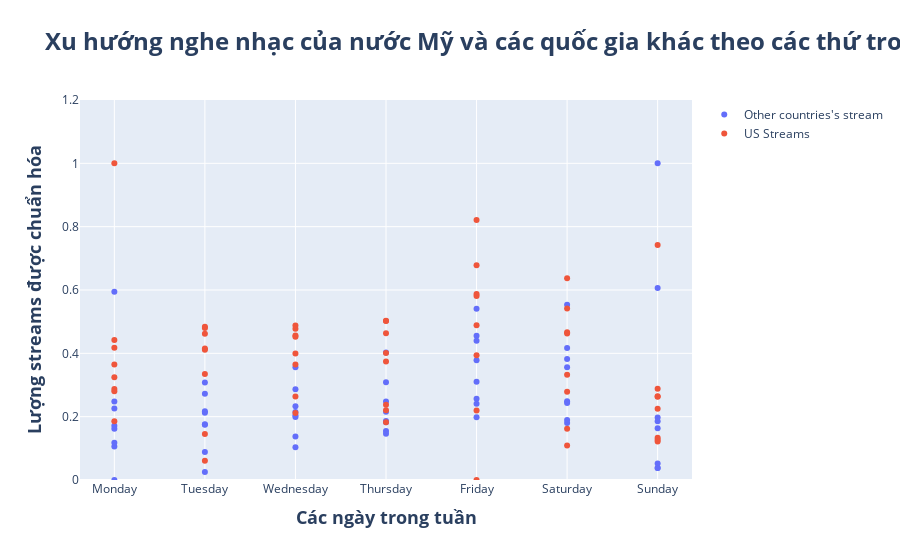

Notebook code for this chart:
### Code cell
import plotly.graph_objects as go
# Tạo figure sử dụng Scatter plot
fig = go.Figure()

# Trực quan dữ liệu ban đầu
fig.add_trace(go.Scatter(
    x=normalized_merged_grouped_by_date_df['DayOfWeek'],
    y=normalized_merged_grouped_by_date_df['Streams'],
    mode='markers',
    name="Other countries's stream"
))

fig.add_trace(go.Scatter(
    x=normalized_merged_grouped_by_date_df['DayOfWeek'],
    y=normalized_merged_grouped_by_date_df['US_Streams'],
    mode='markers',
    name='US Streams'
))

# Thiết lập layout ban đầu
fig.update_layout(
    title={
        'text': '<b>Xu hướng nghe nhạc của nước Mỹ và các quốc gia khác theo các thứ trong tuần trong 8 tuần gần nhất</b>',
        'font': {'size': 24}
    },
    xaxis_title={
        'text': '<b>Các ngày trong tuần</b>',
        'font': {'size': 18}
    },
    yaxis_title={
        'text': '<b>Lượng streams được chuẩn hóa</b>',
        'font': {'size': 18}
    },
    showlegend=True,
    yaxis=dict(range=[0, 1.2])
)

# Thiết lập chức năng zoom
fig.update_xaxes(type="category")
fig.update_yaxes(fixedrange=False)

# Hiển thị biểu đồ
fig.show()

### Figure 1 — Plotly figure (JSON) as saved in the notebook; plotly's stock layout.template omitted (floating-point values rounded to 4 significant figures)
{"data": [{"mode": "markers", "name": "Other countries's stream", "type": "scatter", "x": ["Monday", "Monday", "Monday", "Monday", "Monday", "Monday", "Monday", "Monday", "Tuesday", "Tuesday", "Tuesday", "Tuesday", "Tuesday", "Tuesday", "Tuesday", "Tuesday", "Wednesday", "Wednesday", "Wednesday", "Wednesday", "Wednesday", "Wednesday", "Wednesday", "Wednesday", "Thursday", "Thursday", "Thursday", "Thursday", "Thursday", "Thursday", "Thursday", "Thursday", "Friday", "Friday", "Friday", "Friday", "Friday", "Friday", "Friday", "Friday", "Saturday", "Sunday", "Saturday", "Sunday", "Saturday", "Sunday", "Saturday", "Sunday", "Saturday", "Sunday", "Saturday", "Sunday", "Saturday", "Sunday", "Saturday", "Sunday"], "y": [0, 0.106, 0.5947, 0.2482, 0.118, 0.1711, 0.1617, 0.2256, 0.2126, 0.08818, 0.02511, 0.3081, 0.2721, 0.2175, 0.1747, 0.1763, 0.1988, 0.2862, 0.1372, 0.2033, 0.2328, 0.1038, 0.3558, 0.215, 0.1547, 0.1862, 0.146, 0.2155, 0.182, 0.2482, 0.3087, 0.4026, 0.44, 0.2411, 0.4555, 0.1983, 0.3104, 0.3785, 0.2569, 0.5405, 0.2486, 0.03824, 0.2433, 0.05248, 0.3819, 0.1972, 0.356, 0.1637, 0.4166, 0.1853, 0.5532, 1, 0.1801, 0.6067, 0.1894, 0.03802]}, {"mode": "markers", "name": "US Streams", "type": "scatter", "x": ["Monday", "Monday", "Monday", "Monday", "Monday", "Monday", "Monday", "Monday", "Tuesday", "Tuesday", "Tuesday", "Tuesday", "Tuesday", "Tuesday", "Tuesday", "Tuesday", "Wednesday", "Wednesday", "Wednesday", "Wednesday", "Wednesday", "Wednesday", "Wednesday", "Wednesday", "Thursday", "Thursday", "Thursday", "Thursday", "Thursday", "Thursday", "Thursday", "Thursday", "Friday", "Friday", "Friday", "Friday", "Friday", "Friday", "Friday", "Friday", "Saturday", "Sunday", "Saturday", "Sunday", "Saturday", "Sunday", "Saturday", "Sunday", "Saturday", "Sunday", "Saturday", "Sunday", "Saturday", "Sunday", "Saturday", "Sunday"], "y": [0.1855, 0.2876, 1, 0.4176, 0.2803, 0.3241, 0.3648, 0.442, 0.4619, 0.1451, 0.0606, 0.4804, 0.4837, 0.4115, 0.3346, 0.4154, 0.3992, 0.456, 0.2634, 0.3645, 0.4524, 0.2117, 0.4877, 0.4776, 0.2374, 0.4013, 0.2203, 0.3742, 0.1825, 0.4634, 0.5031, 0.5017, 0.581, 0, 0.6781, 0.2191, 0.4886, 0.5873, 0.3937, 0.821, 0.3322, 0.1214, 0.109, 0.1338, 0.4626, 0.2882, 0.4668, 0.2629, 0.5413, 0.2648, 0.6371, 0.7425, 0.162, 0.2254, 0.2784, 0.1268]}], "layout": {"showlegend": true, "title": {"font": {"size": 24}, "text": "<b>Xu hướng nghe nhạc của nước Mỹ và các quốc gia khác theo các thứ trong tuần trong 8 tuần gần nhất</b>"}, "xaxis": {"title": {"font": {"size": 18}, "text": "<b>Các ngày trong tuần</b>"}, "type": "category"}, "yaxis": {"fixedrange": false, "range": [0, 1.2], "title": {"font": {"size": 18}, "text": "<b>Lượng streams được chuẩn hóa</b>"}}}}
